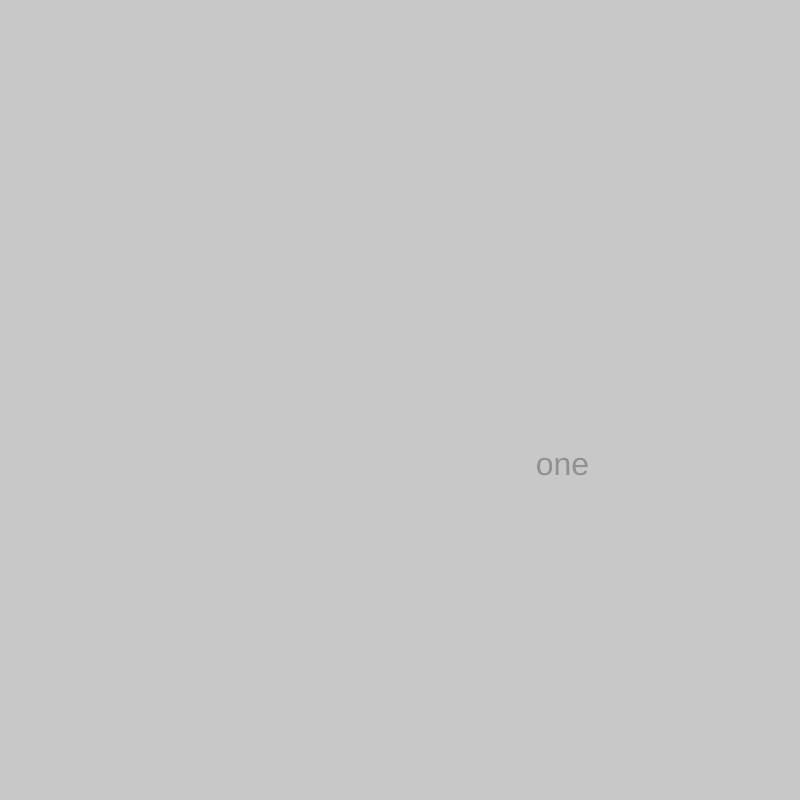
Frame 1 (no input)
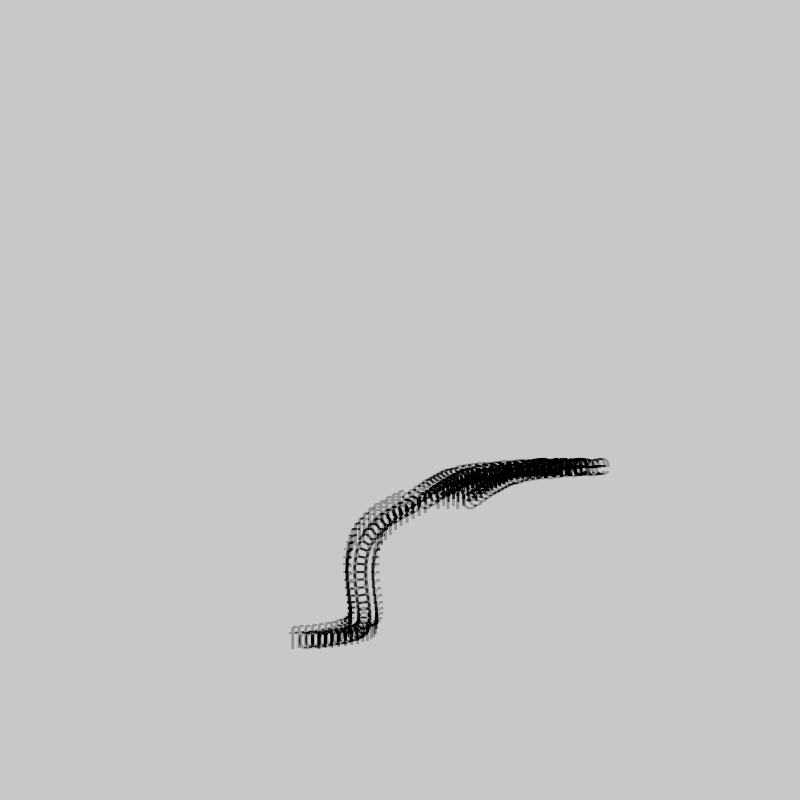
Frame 60 (no input)
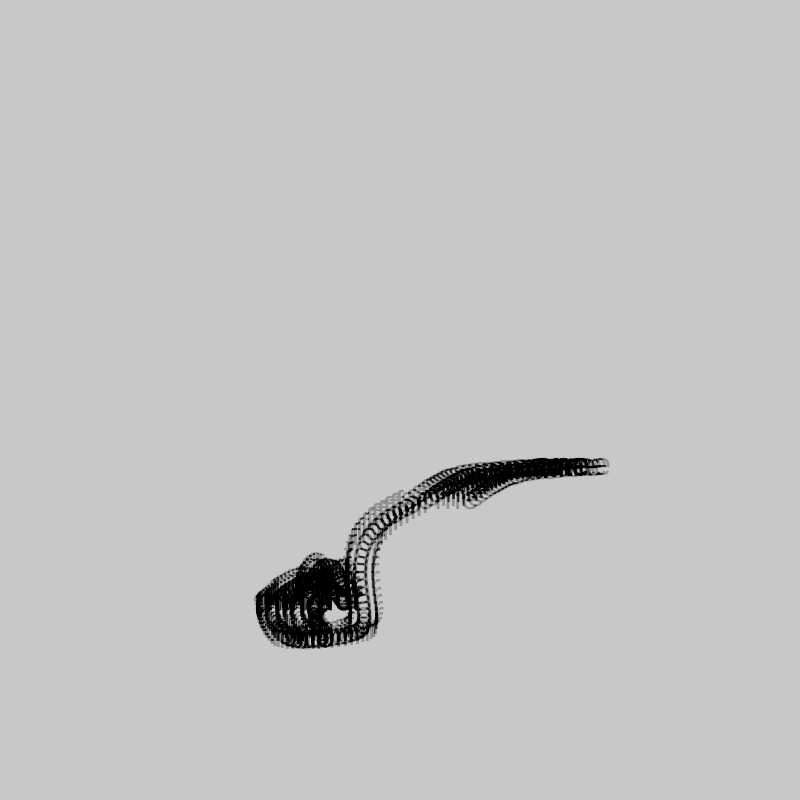
Frame 120 (the mouse pressed at the canvas centre since frame 60)

The p5.js sketch that drew these frames (run headless with seeded random() and noise() and a simulated clock; from frame 60 on, the mouse is pressed at the canvas centre):

// p5.js sketch
// ── sketch.js
let poem = ["some", "thing", "for", "some", "one"];
let ind;
let x;
let y;
let xoff1 = 0;
let xoff2 = 1000;

function setup() {
  createCanvas(800, 800);
  background(200);
}

function draw() {
  ind = floor(map(noise(xoff1), 0, 1, 0, 6));

  x = map(noise(xoff1), 0, 1, 0, width);
  y = map(noise(xoff2), 0, 1, 0, height);

  xoff1 += 0.01;
  xoff2 += 0.01;

  console.log(ind);
  blendMode(OVERLAY);
  textSize(32);
  text(poem[ind], x, y);
}
